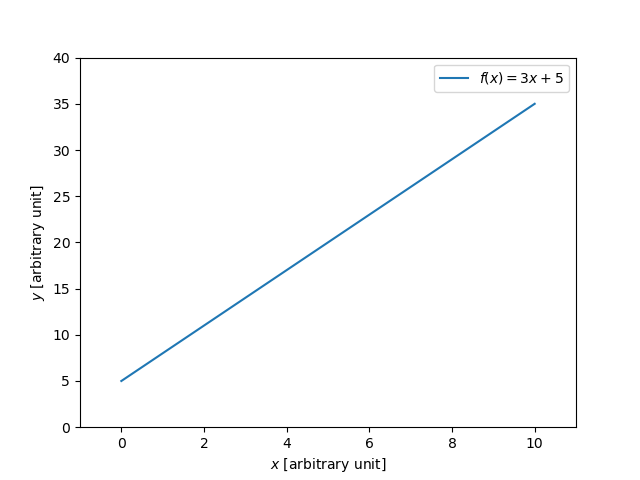

The Python source for this figure:
#!/usr/pkg/bin/python3.9

#
# Time-stamp: <2023/03/02 12:40:15 (CST) daisuke>
#

# importing numpy module
import numpy

# importing matplotlib module
import matplotlib.backends.backend_agg
import matplotlib.figure

# data to be plotted
data_x = numpy.linspace (0.0, 10.0, 1001)
data_y = 3.0 * data_x + 5.0

# output file name
file_output = 'advobs202302_s03_01_00.png'

# making a fig object
fig = matplotlib.figure.Figure ()

# making a canvas object
canvas = matplotlib.backends.backend_agg.FigureCanvasAgg (fig)

# making an axes object
ax = fig.add_subplot (111)

# making a plot using object-oriented interface
ax.plot (data_x, data_y, label='$f(x) = 3x + 5$')

# setting ranges of x-axis and y-axis
ax.set_xlim (-1.0, +11.0)
ax.set_ylim (0.0, +40.0)

# setting labels for x-axis and y-axis
ax.set_xlabel ('$x$ [arbitrary unit]')
ax.set_ylabel ('$y$ [arbitrary unit]')

# adding legend to the plot
ax.legend ()

# saving a plot as a file
fig.savefig (file_output)
